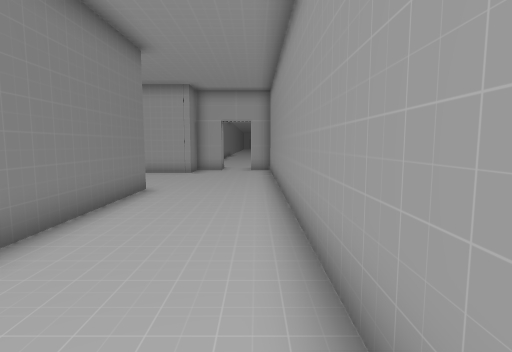
[1] (above)

21 first-person views from a walk through a scene from a Unity 3-D project. The camera is 1.2 m above the floor, tilts 6° down and sees 80° across. Doors are open. The floor is counted in squares, 0.9 m on a side. Each view is taken from the middle of a square. On the plan, view 1 faces up. The plan holds only what a view shows up to about 14 squares ahead; the rest is blank. The place goes on beyond the plan. The player character is not drawn.

[2]
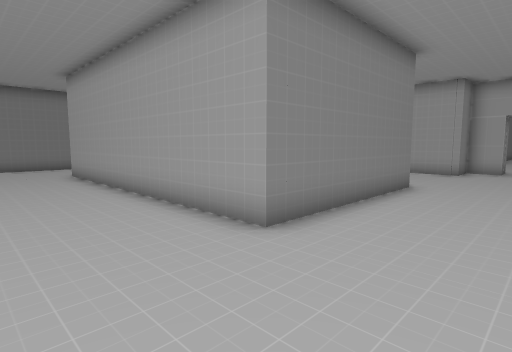

[3]
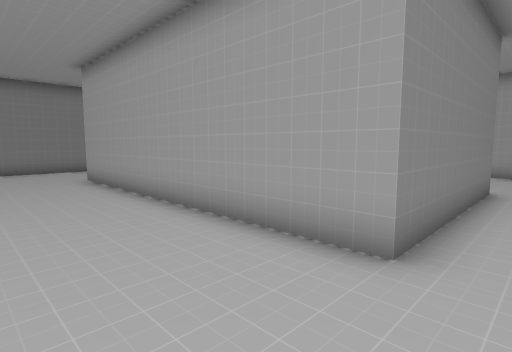

[4]
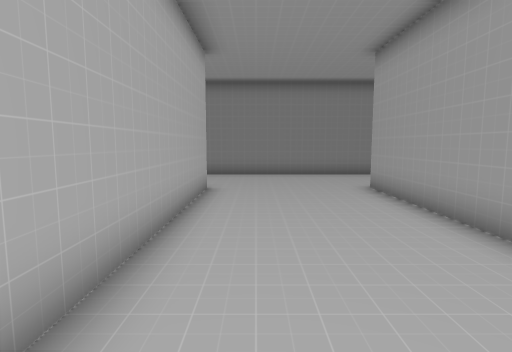

[5]
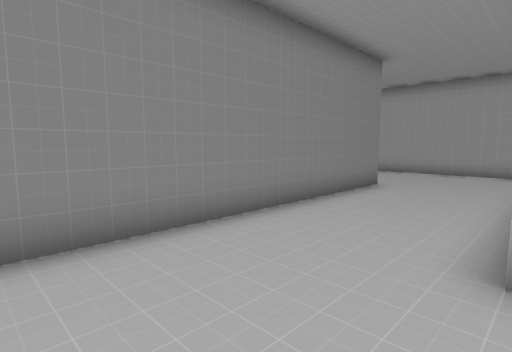

[6]
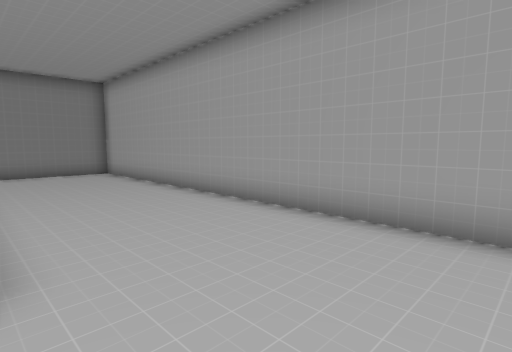

[7]
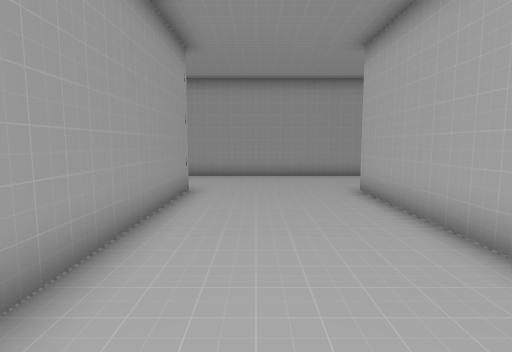

[8]
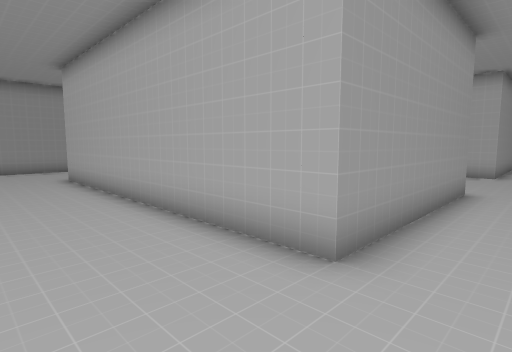

[9]
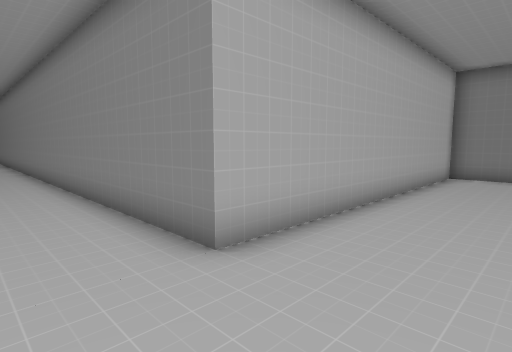

[10]
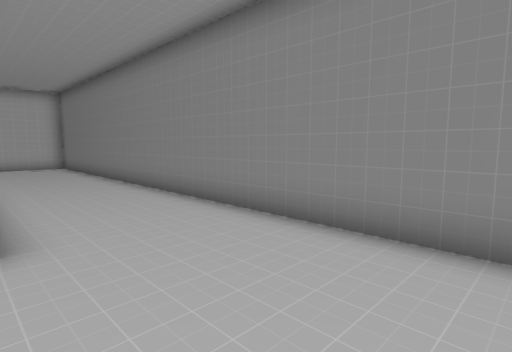

[11]
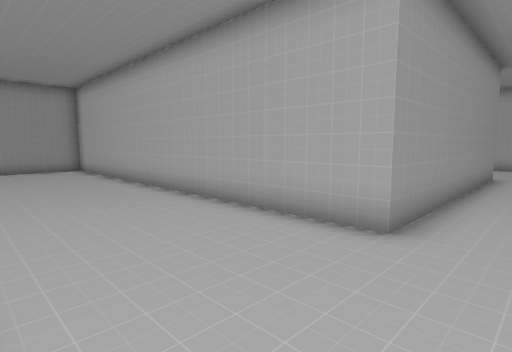

[12]
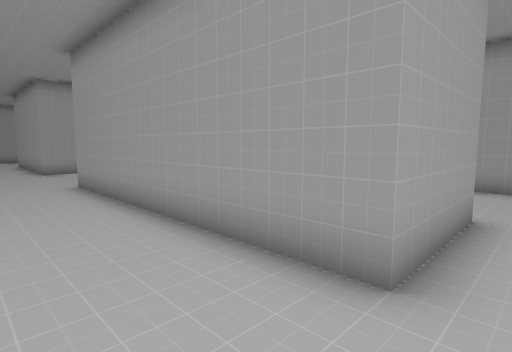

[13]
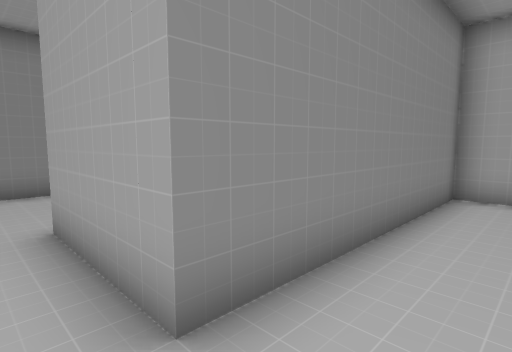

[14]
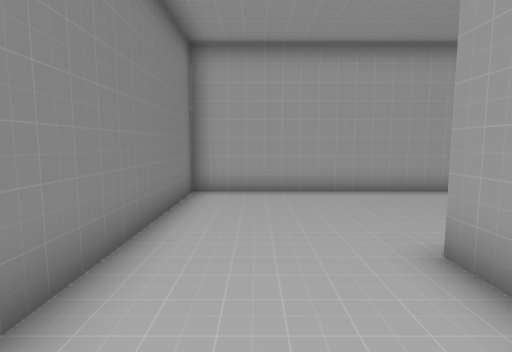

[15]
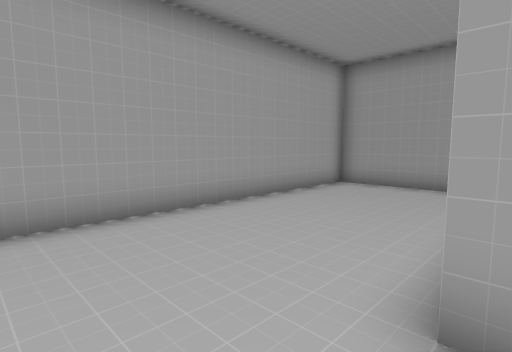

[16]
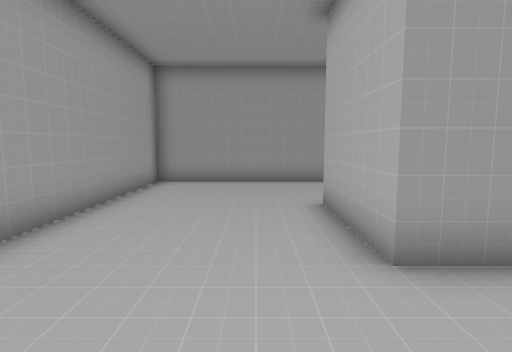

[17]
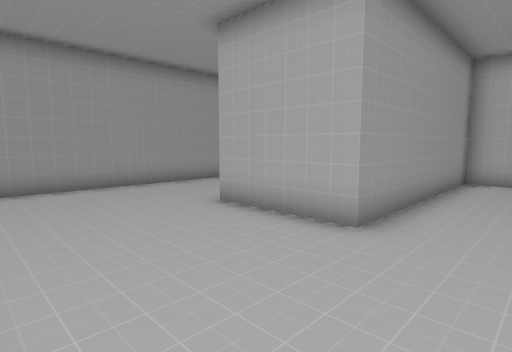

[18]
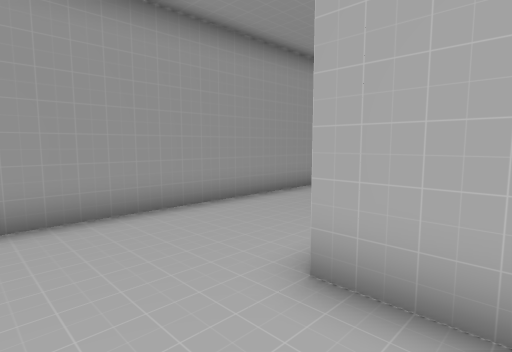

[19]
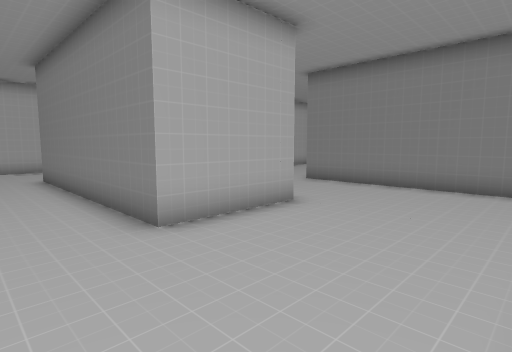

[20]
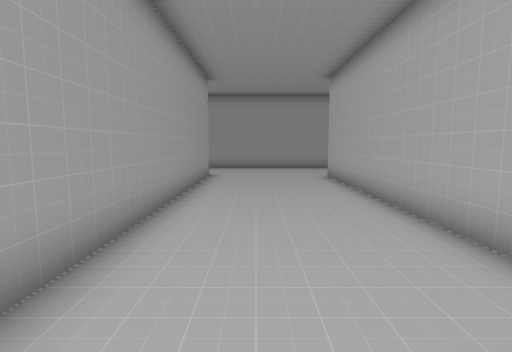

[21]
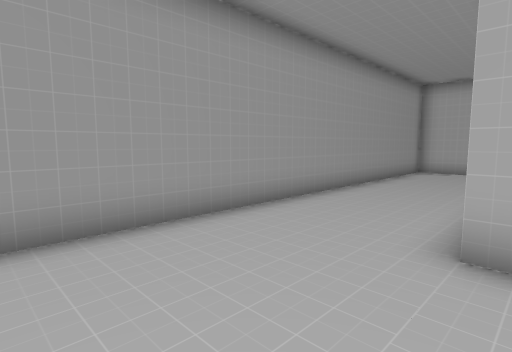

### Floor plan
Points are (right, up) in squares from view 1. A wall is a line through its corners. A room is listed if a view was taken in it or the views show most of it. See-through windows are left out.
Room 1 (views 1, 2, 3, 4, 5, 6, 7, 8, 9, 10, 11, 12, 20, 21)
walls: (-14.3, 2.5) (-14.3, 9) (-3.3, 9) (-3.3, 2.5) (-14.3, 2.5); (-15.2, 14) (-29.5, 14) (-29.5, 9) (-18.3, 9) (-18.3, -13.5); (-3, 14.5) (-3, 14) (-13.8, 14); (-14.3, -12) (-14.3, -2.5) (0.7, -2.5) (0.7, 14.5)
ways out: opening at (-14, -13) to room 2
Room 2 (views 13, 14, 15, 16, 17, 18, 19)
walls: (-6.8, -13.5) (-6.8, -9.5) (-3.3, -9.5) (-3.3, -13.5); (0.7, -13.5) (0.7, -4.5) (-10.8, -4.5) (-10.8, -12) (-14.3, -12)
ways out: opening at (-14, -13) to room 1

Where each view was taken, in squares from view 1:
view 1: 0 up, 0 right, facing up
view 2: 1 down, 0 right, facing up-left
view 3: 1 down, 2 left, facing up-left
view 4: 1 down, 5 left, facing left
view 5: 1 down, 14 left, facing up-left
view 6: 9 up, 15 left, facing up-left
view 7: 12 up, 12 left, facing right
view 8: 12 up, 16 left, facing down-right
view 9: 12 up, 16 left, facing down-left
view 10: 2 up, 14 left, facing down-left
view 11: 2 up, 16 left, facing down-right
view 12: 13 down, 17 left, facing up-right
view 13: 13 down, 9 left, facing up-left
view 14: 13 down, 9 left, facing up
view 15: 10 down, 9 left, facing up-right
view 16: 8 down, 10 left, facing right
view 17: 5 down, 9 left, facing down-right
view 18: 7 down, 5 left, facing down-right
view 19: 5 down, 1 left, facing down-left
view 20: 12 up, 16 left, facing right
view 21: 13 up, 4 left, facing down-right
